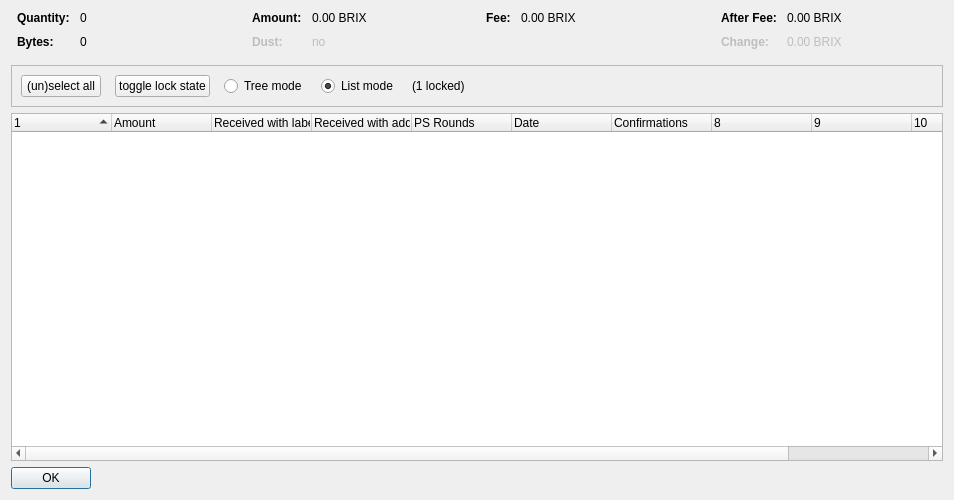
<?xml version="1.0" encoding="UTF-8"?>
<ui version="4.0">
 <class>CoinControlDialog</class>
 <widget class="QDialog" name="CoinControlDialog">
  <property name="geometry">
   <rect>
    <x>0</x>
    <y>0</y>
    <width>954</width>
    <height>500</height>
   </rect>
  </property>
  <property name="windowTitle">
   <string>Coin Selection</string>
  </property>
  <layout class="QVBoxLayout" name="verticalLayout">
   <item>
    <layout class="QHBoxLayout" name="horizontalLayoutTop" stretch="0,0,0,0">
     <property name="topMargin">
      <number>0</number>
     </property>
     <property name="bottomMargin">
      <number>10</number>
     </property>
     <item>
      <layout class="QFormLayout" name="formLayoutCoinControl1">
       <property name="horizontalSpacing">
        <number>10</number>
       </property>
       <property name="verticalSpacing">
        <number>10</number>
       </property>
       <property name="leftMargin">
        <number>6</number>
       </property>
       <property name="rightMargin">
        <number>6</number>
       </property>
       <item row="0" column="0">
        <widget class="QLabel" name="labelCoinControlQuantityText">
         <property name="font">
          <font>
           <weight>75</weight>
           <bold>true</bold>
          </font>
         </property>
         <property name="text">
          <string>Quantity:</string>
         </property>
        </widget>
       </item>
       <item row="0" column="1">
        <widget class="QLabel" name="labelCoinControlQuantity">
         <property name="cursor">
          <cursorShape>IBeamCursor</cursorShape>
         </property>
         <property name="contextMenuPolicy">
          <enum>Qt::ActionsContextMenu</enum>
         </property>
         <property name="text">
          <string notr="true">0</string>
         </property>
         <property name="textInteractionFlags">
          <set>Qt::LinksAccessibleByMouse|Qt::TextSelectableByKeyboard|Qt::TextSelectableByMouse</set>
         </property>
        </widget>
       </item>
       <item row="1" column="0">
        <widget class="QLabel" name="labelCoinControlBytesText">
         <property name="font">
          <font>
           <weight>75</weight>
           <bold>true</bold>
          </font>
         </property>
         <property name="text">
          <string>Bytes:</string>
         </property>
        </widget>
       </item>
       <item row="1" column="1">
        <widget class="QLabel" name="labelCoinControlBytes">
         <property name="cursor">
          <cursorShape>IBeamCursor</cursorShape>
         </property>
         <property name="contextMenuPolicy">
          <enum>Qt::ActionsContextMenu</enum>
         </property>
         <property name="text">
          <string notr="true">0</string>
         </property>
         <property name="textInteractionFlags">
          <set>Qt::LinksAccessibleByMouse|Qt::TextSelectableByKeyboard|Qt::TextSelectableByMouse</set>
         </property>
        </widget>
       </item>
      </layout>
     </item>
     <item>
      <layout class="QFormLayout" name="formLayoutCoinControl2">
       <property name="horizontalSpacing">
        <number>10</number>
       </property>
       <property name="verticalSpacing">
        <number>10</number>
       </property>
       <property name="leftMargin">
        <number>6</number>
       </property>
       <property name="rightMargin">
        <number>6</number>
       </property>
       <item row="0" column="0">
        <widget class="QLabel" name="labelCoinControlAmountText">
         <property name="font">
          <font>
           <weight>75</weight>
           <bold>true</bold>
          </font>
         </property>
         <property name="text">
          <string>Amount:</string>
         </property>
        </widget>
       </item>
       <item row="0" column="1">
        <widget class="QLabel" name="labelCoinControlAmount">
         <property name="cursor">
          <cursorShape>IBeamCursor</cursorShape>
         </property>
         <property name="contextMenuPolicy">
          <enum>Qt::ActionsContextMenu</enum>
         </property>
         <property name="text">
          <string notr="true">0.00 BRIX</string>
         </property>
         <property name="textInteractionFlags">
          <set>Qt::LinksAccessibleByMouse|Qt::TextSelectableByKeyboard|Qt::TextSelectableByMouse</set>
         </property>
        </widget>
       </item>
       <item row="1" column="0">
        <widget class="QLabel" name="labelCoinControlLowOutputText">
         <property name="enabled">
          <bool>false</bool>
         </property>
         <property name="font">
          <font>
           <weight>75</weight>
           <bold>true</bold>
          </font>
         </property>
         <property name="text">
          <string>Dust:</string>
         </property>
        </widget>
       </item>
       <item row="1" column="1">
        <widget class="QLabel" name="labelCoinControlLowOutput">
         <property name="enabled">
          <bool>false</bool>
         </property>
         <property name="cursor">
          <cursorShape>IBeamCursor</cursorShape>
         </property>
         <property name="contextMenuPolicy">
          <enum>Qt::ActionsContextMenu</enum>
         </property>
         <property name="text">
          <string notr="true">no</string>
         </property>
         <property name="textInteractionFlags">
          <set>Qt::LinksAccessibleByMouse|Qt::TextSelectableByKeyboard|Qt::TextSelectableByMouse</set>
         </property>
        </widget>
       </item>
      </layout>
     </item>
     <item>
      <layout class="QFormLayout" name="formLayoutCoinControl3">
       <property name="horizontalSpacing">
        <number>10</number>
       </property>
       <property name="verticalSpacing">
        <number>10</number>
       </property>
       <property name="leftMargin">
        <number>6</number>
       </property>
       <property name="rightMargin">
        <number>6</number>
       </property>
       <item row="0" column="0">
        <widget class="QLabel" name="labelCoinControlFeeText">
         <property name="font">
          <font>
           <weight>75</weight>
           <bold>true</bold>
          </font>
         </property>
         <property name="text">
          <string>Fee:</string>
         </property>
        </widget>
       </item>
       <item row="0" column="1">
        <widget class="QLabel" name="labelCoinControlFee">
         <property name="cursor">
          <cursorShape>IBeamCursor</cursorShape>
         </property>
         <property name="contextMenuPolicy">
          <enum>Qt::ActionsContextMenu</enum>
         </property>
         <property name="text">
          <string notr="true">0.00 BRIX</string>
         </property>
         <property name="textInteractionFlags">
          <set>Qt::LinksAccessibleByMouse|Qt::TextSelectableByKeyboard|Qt::TextSelectableByMouse</set>
         </property>
        </widget>
       </item>
      </layout>
     </item>
     <item>
      <layout class="QFormLayout" name="formLayoutCoinControl4">
       <property name="horizontalSpacing">
        <number>10</number>
       </property>
       <property name="verticalSpacing">
        <number>10</number>
       </property>
       <property name="leftMargin">
        <number>6</number>
       </property>
       <property name="rightMargin">
        <number>6</number>
       </property>
       <item row="0" column="0">
        <widget class="QLabel" name="labelCoinControlAfterFeeText">
         <property name="font">
          <font>
           <weight>75</weight>
           <bold>true</bold>
          </font>
         </property>
         <property name="text">
          <string>After Fee:</string>
         </property>
        </widget>
       </item>
       <item row="0" column="1">
        <widget class="QLabel" name="labelCoinControlAfterFee">
         <property name="cursor">
          <cursorShape>IBeamCursor</cursorShape>
         </property>
         <property name="contextMenuPolicy">
          <enum>Qt::ActionsContextMenu</enum>
         </property>
         <property name="text">
          <string notr="true">0.00 BRIX</string>
         </property>
         <property name="textInteractionFlags">
          <set>Qt::LinksAccessibleByMouse|Qt::TextSelectableByKeyboard|Qt::TextSelectableByMouse</set>
         </property>
        </widget>
       </item>
       <item row="1" column="0">
        <widget class="QLabel" name="labelCoinControlChangeText">
         <property name="enabled">
          <bool>false</bool>
         </property>
         <property name="font">
          <font>
           <weight>75</weight>
           <bold>true</bold>
          </font>
         </property>
         <property name="text">
          <string>Change:</string>
         </property>
        </widget>
       </item>
       <item row="1" column="1">
        <widget class="QLabel" name="labelCoinControlChange">
         <property name="enabled">
          <bool>false</bool>
         </property>
         <property name="cursor">
          <cursorShape>IBeamCursor</cursorShape>
         </property>
         <property name="contextMenuPolicy">
          <enum>Qt::ActionsContextMenu</enum>
         </property>
         <property name="text">
          <string notr="true">0.00 BRIX</string>
         </property>
         <property name="textInteractionFlags">
          <set>Qt::LinksAccessibleByMouse|Qt::TextSelectableByKeyboard|Qt::TextSelectableByMouse</set>
         </property>
        </widget>
       </item>
      </layout>
     </item>
    </layout>
   </item>
   <item>
    <widget class="QFrame" name="frame">
     <property name="minimumSize">
      <size>
       <width>0</width>
       <height>40</height>
      </size>
     </property>
     <property name="frameShape">
      <enum>QFrame::StyledPanel</enum>
     </property>
     <property name="frameShadow">
      <enum>QFrame::Sunken</enum>
     </property>
     <layout class="QHBoxLayout" name="horizontalLayout">
      <item>
       <layout class="QHBoxLayout" name="horizontalLayoutPanel" stretch="0,0,0,0,0,0">
        <property name="spacing">
         <number>14</number>
        </property>
        <item>
         <widget class="QPushButton" name="pushButtonSelectAll">
          <property name="sizePolicy">
           <sizepolicy hsizetype="Maximum" vsizetype="Fixed">
            <horstretch>0</horstretch>
            <verstretch>0</verstretch>
           </sizepolicy>
          </property>
          <property name="text">
           <string>(un)select all</string>
          </property>
          <property name="autoDefault">
           <bool>false</bool>
          </property>
         </widget>
        </item>
        <item>
         <widget class="QPushButton" name="pushButtonToggleLock">
          <property name="sizePolicy">
           <sizepolicy hsizetype="Maximum" vsizetype="Fixed">
            <horstretch>0</horstretch>
            <verstretch>0</verstretch>
           </sizepolicy>
          </property>
          <property name="text">
           <string>toggle lock state</string>
          </property>
          <property name="autoDefault">
           <bool>false</bool>
          </property>
         </widget>
        </item>
        <item>
         <widget class="QRadioButton" name="radioTreeMode">
          <property name="sizePolicy">
           <sizepolicy hsizetype="Maximum" vsizetype="Fixed">
            <horstretch>0</horstretch>
            <verstretch>0</verstretch>
           </sizepolicy>
          </property>
          <property name="text">
           <string>Tree mode</string>
          </property>
         </widget>
        </item>
        <item>
         <widget class="QRadioButton" name="radioListMode">
          <property name="sizePolicy">
           <sizepolicy hsizetype="Maximum" vsizetype="Fixed">
            <horstretch>0</horstretch>
            <verstretch>0</verstretch>
           </sizepolicy>
          </property>
          <property name="text">
           <string>List mode</string>
          </property>
          <property name="checked">
           <bool>true</bool>
          </property>
         </widget>
        </item>
        <item>
         <widget class="QLabel" name="labelLocked">
          <property name="text">
           <string>(1 locked)</string>
          </property>
         </widget>
        </item>
        <item>
         <spacer name="horizontalSpacer">
          <property name="orientation">
           <enum>Qt::Horizontal</enum>
          </property>
          <property name="sizeHint" stdset="0">
           <size>
            <width>40</width>
            <height>20</height>
           </size>
          </property>
         </spacer>
        </item>
       </layout>
      </item>
     </layout>
    </widget>
   </item>
   <item>
    <widget class="CoinControlTreeWidget" name="treeWidget">
     <property name="contextMenuPolicy">
      <enum>Qt::CustomContextMenu</enum>
     </property>
     <property name="sortingEnabled">
      <bool>false</bool>
     </property>
     <property name="columnCount">
      <number>11</number>
     </property>
     <attribute name="headerShowSortIndicator" stdset="0">
      <bool>true</bool>
     </attribute>
     <attribute name="headerStretchLastSection">
      <bool>false</bool>
     </attribute>
     <column>
      <property name="text">
       <string/>
      </property>
     </column>
     <column>
      <property name="text">
       <string>Amount</string>
      </property>
     </column>
     <column>
      <property name="text">
       <string>Received with label</string>
      </property>
     </column>
     <column>
      <property name="text">
       <string>Received with address</string>
      </property>
     </column>
     <column>
      <property name="text">
       <string>PS Rounds</string>
      </property>
     </column>
     <column>
      <property name="text">
       <string>Date</string>
      </property>
     </column>
     <column>
      <property name="text">
       <string>Confirmations</string>
      </property>
      <property name="toolTip">
       <string>Confirmed</string>
      </property>
     </column>
     <column>
      <property name="text">
       <string/>
      </property>
     </column>
     <column>
      <property name="text">
       <string/>
      </property>
     </column>
     <column>
      <property name="text">
       <string/>
      </property>
     </column>
     <column>
      <property name="text">
       <string/>
      </property>
     </column>
    </widget>
   </item>
   <item>
    <widget class="QDialogButtonBox" name="buttonBox">
     <property name="sizePolicy">
      <sizepolicy hsizetype="Maximum" vsizetype="Fixed">
       <horstretch>0</horstretch>
       <verstretch>0</verstretch>
      </sizepolicy>
     </property>
     <property name="orientation">
      <enum>Qt::Horizontal</enum>
     </property>
     <property name="standardButtons">
      <set>QDialogButtonBox::Ok</set>
     </property>
    </widget>
   </item>
  </layout>
 </widget>
 <customwidgets>
  <customwidget>
   <class>CoinControlTreeWidget</class>
   <extends>QTreeWidget</extends>
   <header>coincontroltreewidget.h</header>
  </customwidget>
 </customwidgets>
 <resources/>
 <connections/>
</ui>
